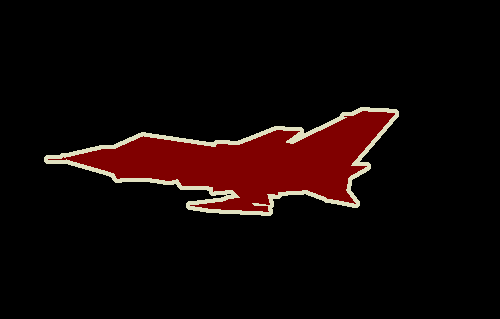
#> input picture torch_learning/semantic_segmentation/images/4052_l.png, 500 x 319 px, found by its file name
$ python pre_img.py
#> lines starting #> are read from the running program, lines starting #| are printed output that depends on the picture; after the words box and inside, x2 and y2 are one past the last pixel; in counts of white or black regions, pixels touching at a corner belong together
import cv2
import numpy as np
import os

def show(img,title = 'Test'):
    cv2.imshow(title,img)
    cv2.waitKey(0)
    cv2.destroyAllWindows()

path = 'E:/My_note_book/torch_learning/semantic_segmentation/images/4052_l.png'
img = cv2.imread(path,cv2.IMREAD_GRAYSCALE)
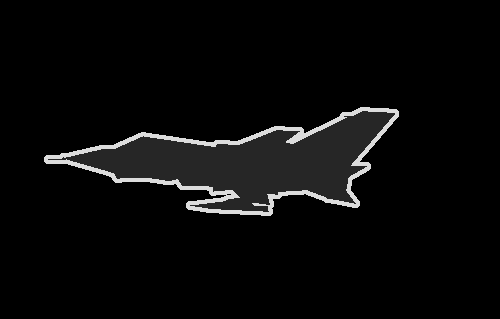
#> img: shape (319, 500); min 0, max 220, mean 9.4
save = cv2.threshold(img,10,255,cv2.THRESH_BINARY)[1]
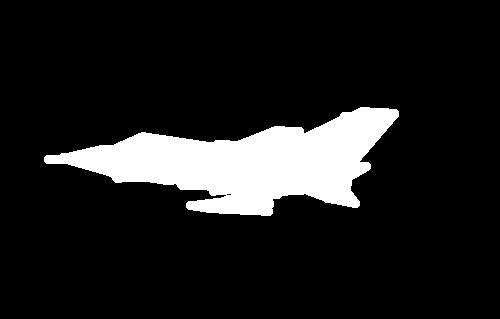
#> save: shape (319, 500); 11.9% white; 1 white region, box (x1, y1, x2, y2) and area: (44, 107, 399, 216) 18985
cv2.imwrite('E:/My_note_book/torch_learning/semantic_segmentation/images/4052_l.jpg',save)

$ run again, with torch_learning/semantic_segmentation/images/cat.jpg saved as torch_learning/semantic_segmentation/images/4052_l.png
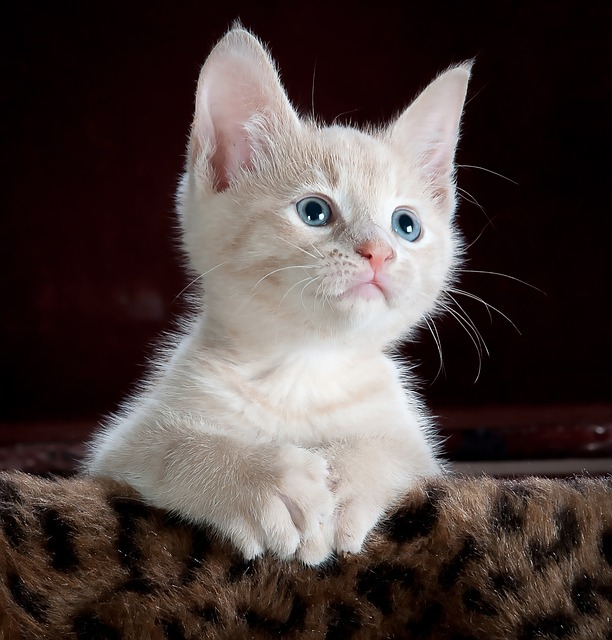
#> input picture torch_learning/semantic_segmentation/images/cat.jpg, 612 x 640 px, found by its file name
#> `img = cv2.imread(path,cv2.IMREAD_GRAYSCALE)`:
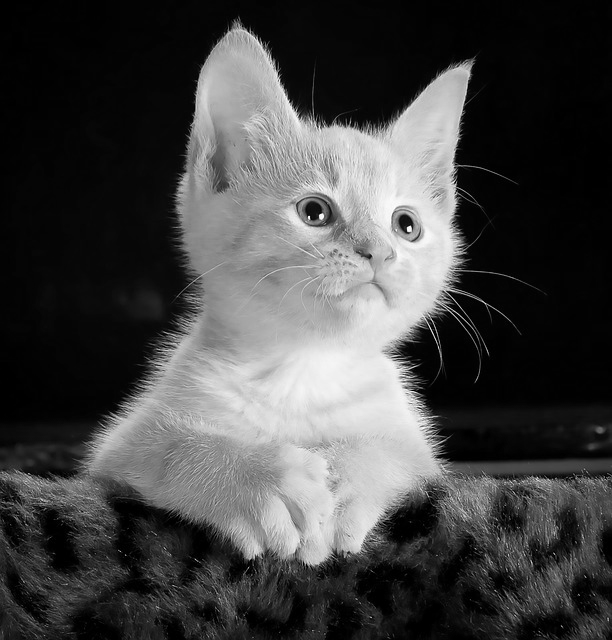
#> img: shape (640, 612); min 0, max 255, mean 69.4
#> `save = cv2.threshold(img,10,255,cv2.THRESH_BINARY)[1]`:
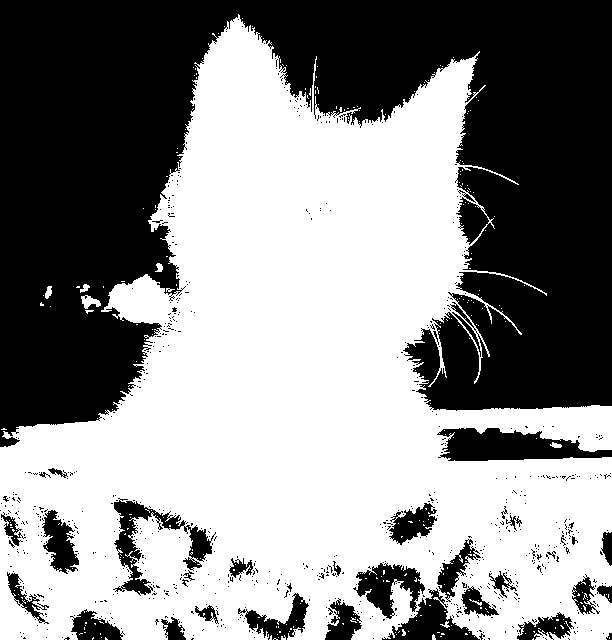
#> save: shape (640, 612); 55% white; 735 black regions (699 under 20 px), largest, box (x1, y1, x2, y2) and area: (0, 0, 612, 447) 153535, (437, 428, 612, 461) 3691, (113, 498, 216, 596) 2635
